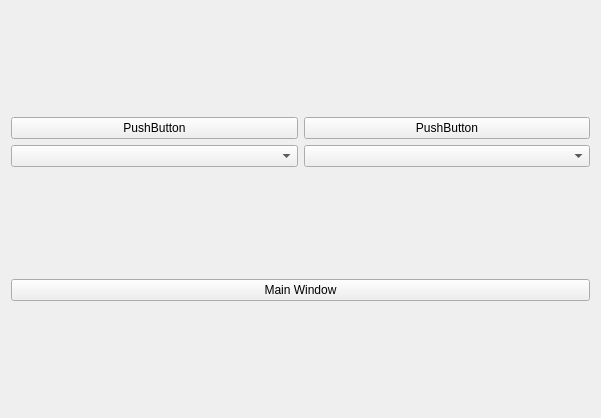
<?xml version="1.0" encoding="UTF-8"?>
<ui version="4.0">
 <class>Form</class>
 <widget class="QWidget" name="Form">
  <property name="geometry">
   <rect>
    <x>0</x>
    <y>0</y>
    <width>601</width>
    <height>418</height>
   </rect>
  </property>
  <property name="windowTitle">
   <string>Form</string>
  </property>
  <layout class="QGridLayout" name="gridLayout_2">
   <item row="0" column="0">
    <layout class="QGridLayout" name="gridLayout">
     <item row="1" column="1">
      <widget class="QPushButton" name="pushButton">
       <property name="text">
        <string>PushButton</string>
       </property>
      </widget>
     </item>
     <item row="1" column="0">
      <widget class="QPushButton" name="pushButton_2">
       <property name="text">
        <string>PushButton</string>
       </property>
      </widget>
     </item>
     <item row="2" column="0">
      <widget class="QComboBox" name="comboBox"/>
     </item>
     <item row="2" column="1">
      <widget class="QComboBox" name="comboBox_2"/>
     </item>
    </layout>
   </item>
   <item row="1" column="0">
    <widget class="QPushButton" name="pushButton_3">
     <property name="text">
      <string>Main Window</string>
     </property>
    </widget>
   </item>
  </layout>
 </widget>
 <resources/>
 <connections/>
</ui>
